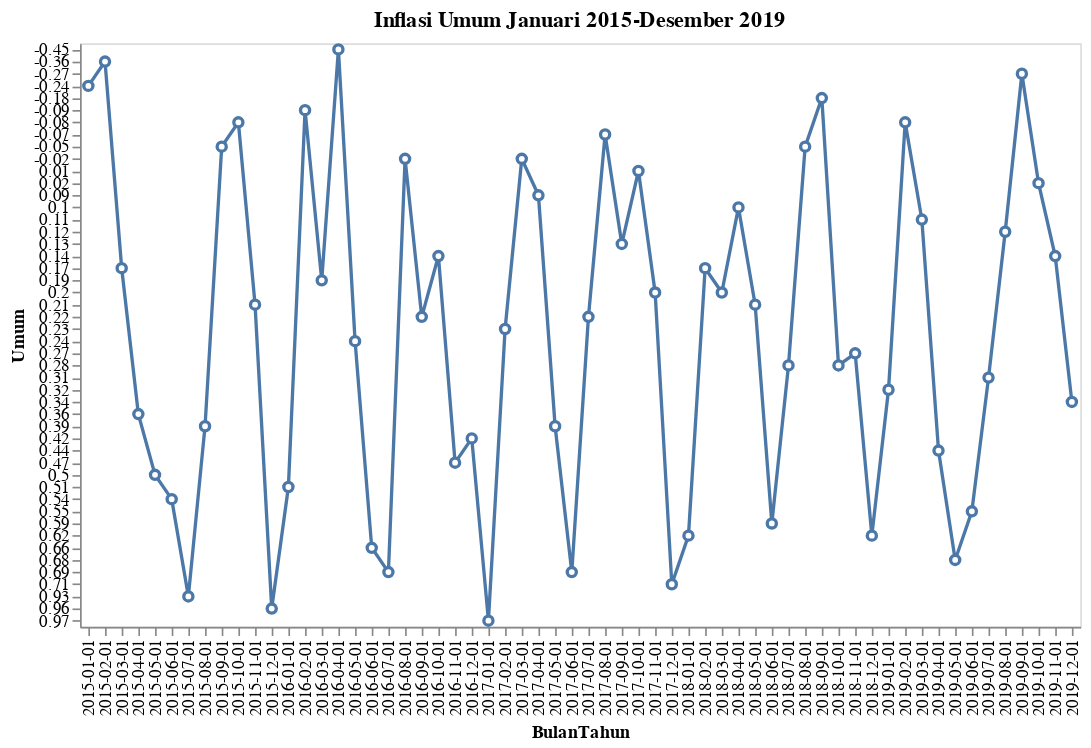

This figure's notebook cell:
### Code cell
df |> @vlplot(mark={
        :line,
        point={filled=false, fill=:white}
    }, x=:BulanTahun, y=:Umum, title ="Inflasi Umum Januari 2015-Desember 2019", width = 600, height =350)

### Figure 1 — Vega-Lite specification as saved in the notebook (floating-point values rounded to 4 significant figures)
{"data": {"values": [{"BulanTahun": "2015-01-01", "MakananJadi": 0.65, "No": 1, "TransportasiKomunikasiJasaKeuangan": -4.04, "Umum": -0.24}, {"BulanTahun": "2015-02-01", "MakananJadi": 0.45, "No": 2, "TransportasiKomunikasiJasaKeuangan": -1.53, "Umum": -0.36}, {"BulanTahun": "2015-03-01", "MakananJadi": 0.61, "No": 3, "TransportasiKomunikasiJasaKeuangan": 0.77, "Umum": 0.17}, {"BulanTahun": "2015-04-01", "MakananJadi": 0.5, "No": 4, "TransportasiKomunikasiJasaKeuangan": 1.8, "Umum": 0.36}, {"BulanTahun": "2015-05-01", "MakananJadi": 0.5, "No": 5, "TransportasiKomunikasiJasaKeuangan": 0.2, "Umum": 0.5}, {"BulanTahun": "2015-06-01", "MakananJadi": 0.55, "No": 6, "TransportasiKomunikasiJasaKeuangan": 0.11, "Umum": 0.54}, {"BulanTahun": "2015-07-01", "MakananJadi": 0.51, "No": 7, "TransportasiKomunikasiJasaKeuangan": 1.74, "Umum": 0.93}, {"BulanTahun": "2015-08-01", "MakananJadi": 0.71, "No": 8, "TransportasiKomunikasiJasaKeuangan": -0.58, "Umum": 0.39}, {"BulanTahun": "2015-09-01", "MakananJadi": 0.39, "No": 9, "TransportasiKomunikasiJasaKeuangan": -0.4, "Umum": -0.05}, {"BulanTahun": "2015-10-01", "MakananJadi": 0.4, "No": 10, "TransportasiKomunikasiJasaKeuangan": 0.02, "Umum": -0.08}, {"BulanTahun": "2015-11-01", "MakananJadi": 0.47, "No": 11, "TransportasiKomunikasiJasaKeuangan": 0.06, "Umum": 0.21}, {"BulanTahun": "2015-12-01", "MakananJadi": 0.5, "No": 12, "TransportasiKomunikasiJasaKeuangan": 0.45, "Umum": 0.96}, {"BulanTahun": "2016-01-01", "MakananJadi": 0.51, "No": 13, "TransportasiKomunikasiJasaKeuangan": -1.11, "Umum": 0.51}, {"BulanTahun": "2016-02-01", "MakananJadi": 0.63, "No": 14, "TransportasiKomunikasiJasaKeuangan": -0.15, "Umum": -0.09}, {"BulanTahun": "2016-03-01", "MakananJadi": 0.36, "No": 15, "TransportasiKomunikasiJasaKeuangan": -0.22, "Umum": 0.19}, {"BulanTahun": "2016-04-01", "MakananJadi": 0.35, "No": 16, "TransportasiKomunikasiJasaKeuangan": -1.6, "Umum": -0.45}, {"BulanTahun": "2016-05-01", "MakananJadi": 0.58, "No": 17, "TransportasiKomunikasiJasaKeuangan": 0.21, "Umum": 0.24}, {"BulanTahun": "2016-06-01", "MakananJadi": 0.58, "No": 18, "TransportasiKomunikasiJasaKeuangan": 0.63, "Umum": 0.66}, {"BulanTahun": "2016-07-01", "MakananJadi": 0.54, "No": 19, "TransportasiKomunikasiJasaKeuangan": 1.22, "Umum": 0.69}, {"BulanTahun": "2016-08-01", "MakananJadi": 0.41, "No": 20, "TransportasiKomunikasiJasaKeuangan": -1.02, "Umum": -0.02}, {"BulanTahun": "2016-09-01", "MakananJadi": 0.34, "No": 21, "TransportasiKomunikasiJasaKeuangan": 0.19, "Umum": 0.22}, {"BulanTahun": "2016-10-01", "MakananJadi": 0.24, "No": 22, "TransportasiKomunikasiJasaKeuangan": -0.03, "Umum": 0.14}, {"BulanTahun": "2016-11-01", "MakananJadi": 0.25, "No": 23, "TransportasiKomunikasiJasaKeuangan": 0.07, "Umum": 0.47}, {"BulanTahun": "2016-12-01", "MakananJadi": 0.45, "No": 24, "TransportasiKomunikasiJasaKeuangan": 1.12, "Umum": 0.42}, {"BulanTahun": "2017-01-01", "MakananJadi": 0.47, "No": 25, "TransportasiKomunikasiJasaKeuangan": 2.35, "Umum": 0.97}, {"BulanTahun": "2017-02-01", "MakananJadi": 0.39, "No": 26, "TransportasiKomunikasiJasaKeuangan": 0.15, "Umum": 0.23}, {"BulanTahun": "2017-03-01", "MakananJadi": 0.31, "No": 27, "TransportasiKomunikasiJasaKeuangan": -0.13, "Umum": -0.02}, {"BulanTahun": "2017-04-01", "MakananJadi": 0.12, "No": 28, "TransportasiKomunikasiJasaKeuangan": 0.27, "Umum": 0.09}, {"BulanTahun": "2017-05-01", "MakananJadi": 0.38, "No": 29, "TransportasiKomunikasiJasaKeuangan": 0.23, "Umum": 0.39}, {"BulanTahun": "2017-06-01", "MakananJadi": 0.39, "No": 30, "TransportasiKomunikasiJasaKeuangan": 1.27, "Umum": 0.69}, {"BulanTahun": "2017-07-01", "MakananJadi": 0.57, "No": 31, "TransportasiKomunikasiJasaKeuangan": -0.08, "Umum": 0.22}, {"BulanTahun": "2017-08-01", "MakananJadi": 0.02, "No": 32, "TransportasiKomunikasiJasaKeuangan": -0.6, "Umum": -0.07}, {"BulanTahun": "2017-09-01", "MakananJadi": 0.34, "No": 33, "TransportasiKomunikasiJasaKeuangan": 0.02, "Umum": 0.13}, {"BulanTahun": "2017-10-01", "MakananJadi": 0.28, "No": 34, "TransportasiKomunikasiJasaKeuangan": -0.13, "Umum": 0.01}, {"BulanTahun": "2017-11-01", "MakananJadi": 0.22, "No": 35, "TransportasiKomunikasiJasaKeuangan": 0.09, "Umum": 0.2}, {"BulanTahun": "2017-12-01", "MakananJadi": 0.3, "No": 36, "TransportasiKomunikasiJasaKeuangan": 0.75, "Umum": 0.71}, {"BulanTahun": "2018-01-01", "MakananJadi": 0.43, "No": 37, "TransportasiKomunikasiJasaKeuangan": -0.28, "Umum": 0.62}, {"BulanTahun": "2018-02-01", "MakananJadi": 0.43, "No": 38, "TransportasiKomunikasiJasaKeuangan": 0.02, "Umum": 0.17}, {"BulanTahun": "2018-03-01", "MakananJadi": 0.26, "No": 39, "TransportasiKomunikasiJasaKeuangan": 0.28, "Umum": 0.2}, {"BulanTahun": "2018-04-01", "MakananJadi": 0.24, "No": 40, "TransportasiKomunikasiJasaKeuangan": 0.19, "Umum": 0.1}, {"BulanTahun": "2018-05-01", "MakananJadi": 0.31, "No": 41, "TransportasiKomunikasiJasaKeuangan": 0.18, "Umum": 0.21}, {"BulanTahun": "2018-06-01", "MakananJadi": 0.4, "No": 42, "TransportasiKomunikasiJasaKeuangan": 1.5, "Umum": 0.59}, {"BulanTahun": "2018-07-01", "MakananJadi": 0.45, "No": 43, "TransportasiKomunikasiJasaKeuangan": -0.65, "Umum": 0.28}, {"BulanTahun": "2018-08-01", "MakananJadi": 0.35, "No": 44, "TransportasiKomunikasiJasaKeuangan": -0.15, "Umum": -0.05}, {"BulanTahun": "2018-09-01", "MakananJadi": 0.29, "No": 45, "TransportasiKomunikasiJasaKeuangan": -0.05, "Umum": -0.18}, {"BulanTahun": "2018-10-01", "MakananJadi": 0.27, "No": 46, "TransportasiKomunikasiJasaKeuangan": 0.26, "Umum": 0.28}, {"BulanTahun": "2018-11-01", "MakananJadi": 0.2, "No": 47, "TransportasiKomunikasiJasaKeuangan": 0.56, "Umum": 0.27}, {"BulanTahun": "2018-12-01", "MakananJadi": 0.22, "No": 48, "TransportasiKomunikasiJasaKeuangan": 1.28, "Umum": 0.62}, {"BulanTahun": "2019-01-01", "MakananJadi": 0.27, "No": 49, "TransportasiKomunikasiJasaKeuangan": -0.16, "Umum": 0.32}, {"BulanTahun": "2019-02-01", "MakananJadi": 0.31, "No": 50, "TransportasiKomunikasiJasaKeuangan": 0.05, "Umum": -0.08}, {"BulanTahun": "2019-03-01", "MakananJadi": 0.21, "No": 51, "TransportasiKomunikasiJasaKeuangan": 0.1, "Umum": 0.11}, {"BulanTahun": "2019-04-01", "MakananJadi": 0.19, "No": 52, "TransportasiKomunikasiJasaKeuangan": 0.28, "Umum": 0.44}, {"BulanTahun": "2019-05-01", "MakananJadi": 0.56, "No": 53, "TransportasiKomunikasiJasaKeuangan": 0.54, "Umum": 0.68}, {"BulanTahun": "2019-06-01", "MakananJadi": 0.59, "No": 54, "TransportasiKomunikasiJasaKeuangan": -0.14, "Umum": 0.55}, {"BulanTahun": "2019-07-01", "MakananJadi": 0.24, "No": 55, "TransportasiKomunikasiJasaKeuangan": -0.36, "Umum": 0.31}, {"BulanTahun": "2019-08-01", "MakananJadi": 0.26, "No": 56, "TransportasiKomunikasiJasaKeuangan": -0.55, "Umum": 0.12}, {"BulanTahun": "2019-09-01", "MakananJadi": 0.28, "No": 57, "TransportasiKomunikasiJasaKeuangan": 0.01, "Umum": -0.27}, {"BulanTahun": "2019-10-01", "MakananJadi": 0.45, "No": 58, "TransportasiKomunikasiJasaKeuangan": -0.08, "Umum": 0.02}, {"BulanTahun": "2019-11-01", "MakananJadi": 0.25, "No": 59, "TransportasiKomunikasiJasaKeuangan": -0.07, "Umum": 0.14}, {"BulanTahun": "2019-12-01", "MakananJadi": 0.29, "No": 60, "TransportasiKomunikasiJasaKeuangan": 0.58, "Umum": 0.34}]}, "encoding": {"x": {"field": "BulanTahun"}, "y": {"field": "Umum"}}, "height": 350, "mark": {"point": {"fill": "white", "filled": false}, "type": "line"}, "title": "Inflasi Umum Januari 2015-Desember 2019", "width": 600}
